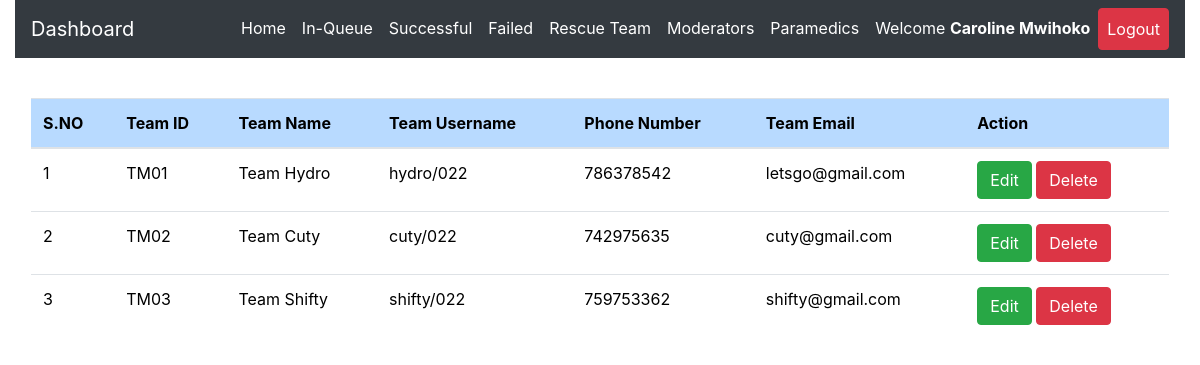
Page /admin/team.php (signed in) on the committed database.
### tables this page shows
CREATE TABLE `rescue_team` (
  `id` int(11) NOT NULL,
  `team_id` varchar(50) NOT NULL,
  `team_username` varchar(255) NOT NULL,
  `team_name` varchar(255) NOT NULL,
  `team_phone` int(15) NOT NULL,
  `team_email` varchar(50) NOT NULL,
  `team_password` varchar(255) NOT NULL,
  `registration_timestamp` datetime NOT NULL DEFAULT CURRENT_TIMESTAMP
);

### admin/team.php (the view, shortened to what this page needs)
<?php
include 'server.php';
?>
<!DOCTYPE html>
<html lang="en">
<?php include './includes/header.php'; ?>
  <body>
    <?php include './includes/navbar.php'; ?>
  <div class="row m-3">
    <div class="col-md-12">
<div class="table-responsive-lg">
    <table class="table" style='color:black; font-weight:normal'>
        <thead>
            <tr >
              <th scope="col" class="table-primary">S.NO</th>
              <th scope="col" class="table-primary">Team ID</th>
              <th scope="col" class="table-primary">Team Name</th>
              <th scope="col" class="table-primary">Team Username</th>
              <th scope="col" class="table-primary">Phone Number</th>
              <th scope="col" class="table-primary">Team Email</th>
              <th scope="col" class="table-primary">Action</th>
            </tr>
          </thead>
          <tbody>
    <?php
    if($_SESSION['admin_id']){
        $data_fetch_query = "SELECT * FROM `rescue_team`";
        $data_result = mysqli_query($db, $data_fetch_query);
        if ($data_result->num_rows > 0){
            while($row = $data_result->fetch_assoc()) {
                $team_ID = $row['team_id'];
        echo "<tr> <td>" .$row["id"].  "</td>";
        echo "<td>" .$row["team_id"]."</td>";
        echo "<td>" .$row["team_name"]."</td>";
        echo "<td>" .$row["team_username"]."</td>";
        echo "<td>" .$row["team_phone"]."</td>";
        echo "<td>" .$row["team_email"]."</td>";
        echo "<td>
        <form method ='POST' action='server.php'>
        <input  type='text' hidden  name='teamID' value='$team_ID'>
        <input type='submit' value='Edit' name='edit-team-btn' class='btn btn-success'>
        <input type='submit' value='Delete' name='delete-team-btn' class='btn btn-danger'>
        </form>
        </td> </tr>";
        }
        }else{
        echo "<td>"."No Requests Found"."</td>";
        }
        } else{
            echo "<td>"."No Data Found"."</td>";
        }
?>
          </tbody>
    </table>
  </div>
  </div>
</div>
  </body>
</html>

### rows in the picture
rescue_team: id "1", team_id "TM01", team_name "Team Hydro", team_username "hydro/022", team_phone "786378542", team_email "letsgo@gmail.com"
rescue_team: id "2", team_id "TM02", team_name "Team Cuty", team_username "cuty/022", team_phone "742975635", team_email "cuty@gmail.com"
rescue_team: id "3", team_id "TM03", team_name "Team Shifty", team_username "shifty/022", team_phone "759753362", team_email "shifty@gmail.com"

### other values in the picture
$_SESSION['admin_firstname'] "Caroline"
$_SESSION['admin_lastname'] "Mwihoko"
